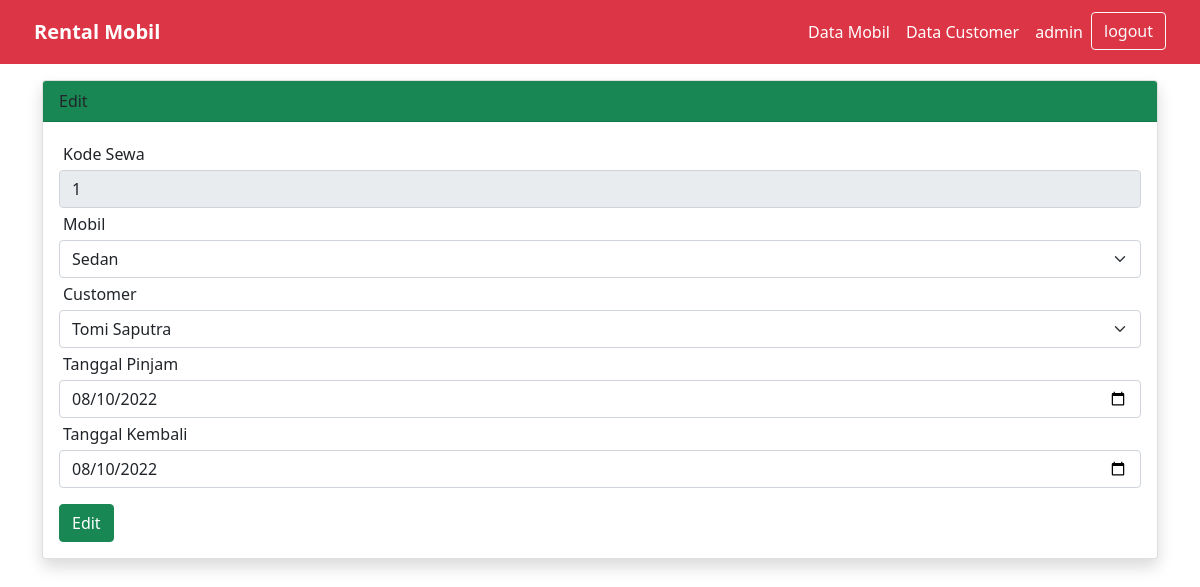
/app_rentalmobil/edit.php?kd_sewa=1 (signed in), run on the app's committed database.
### tables this page shows
CREATE TABLE `sewa` (
  `kd_sewa` int(8) NOT NULL AUTO_INCREMENT,
  `kd_mobil` int(8) NOT NULL,
  `kd_customer` int(8) NOT NULL,
  `tgl_pinjam` date NOT NULL,
  `tgl_kembali` date NOT NULL,
  `total_sewa` int(15) NOT NULL,
  PRIMARY KEY (`kd_sewa`),
  KEY `kd_mobil` (`kd_mobil`),
  KEY `kd_customer` (`kd_customer`),
  CONSTRAINT `sewa_ibfk_1` FOREIGN KEY (`kd_mobil`) REFERENCES `mobil` (`kd_mobil`),
  CONSTRAINT `sewa_ibfk_2` FOREIGN KEY (`kd_customer`) REFERENCES `customer` (`kd_customer`)
);

CREATE TABLE `mobil` (
  `kd_mobil` int(8) NOT NULL AUTO_INCREMENT,
  `jenis_mobil` varchar(35) NOT NULL,
  `warna` varchar(35) NOT NULL,
  `stok` int(8) NOT NULL,
  `tarif_sewa` int(15) NOT NULL,
  PRIMARY KEY (`kd_mobil`)
);

CREATE TABLE `customer` (
  `kd_customer` int(8) NOT NULL AUTO_INCREMENT,
  `nama` varchar(35) NOT NULL,
  `alamat` text NOT NULL,
  `no_hp` varchar(15) NOT NULL,
  PRIMARY KEY (`kd_customer`)
);

### app_rentalmobil/edit.php (the view, shortened to what this page needs)
<?php
include 'conn.php';
include 'header.php';
$kd_sewa = $_GET['kd_sewa'];
$sql_sewa = "select * from sewa where kd_sewa = '$kd_sewa'";
$query_sewa = mysqli_query($conn,$sql_sewa);
$sql_mobil = "select * from mobil";
$query_mobil = mysqli_query($conn,$sql_mobil);
$sql_customer = "select * from customer";
$query_customer = mysqli_query($conn,$sql_customer);
while ($sewa = mysqli_fetch_assoc($query_sewa)) {
?>
<!DOCTYPE html>
<html lang="en">
<head>
</head>
<body>
<div class="container mt-3">
        <div class="card shadow">
            <div class="card-header bg-success">Edit</div>
            <div class="card-body">
            <form action="p_edit.php" method="post">
         <label class="form-label m-1" for="kd_sewa">Kode Sewa</label>
        <input class="form-control" type="number" value=<?=$kd_sewa?> name ="kd_sewa" readonly>
         <label class="form-label m-1" for="kd_mobil">Mobil</label>
            <select class="form-select" name="kd_mobil" id="">
                <?php
                while($mobil = mysqli_fetch_assoc($query_mobil)){
                ?>
                <option value=<?=$mobil['kd_mobil']?>
                <?php
                if($mobil['stok']<=0){echo "disabled ";}
                if($mobil['kd_mobil']==$sewa['kd_mobil']) {echo "selected";}?> ><?=ucwords($mobil['jenis_mobil'])?></option>
                <?php } ?>
            </select>
             <label class="form-label m-1" for="kd_customer">Customer</label>
            <select name="kd_customer" class="form-select">
                <?php
                while($customer = mysqli_fetch_assoc($query_customer)){
                ?>
                <option value=<?=$customer['kd_customer']?>
                <?php
                if($customer['kd_customer']==$sewa['kd_customer']) {echo "selected";}?>><?=ucwords($customer['nama'])?></option>
                <?php } ?>
            </select>
             <label class="form-label m-1" for="tgl_pinjam">Tanggal Pinjam</label>
            <input type="date" name="tgl_pinjam" value=<?=$sewa['tgl_pinjam']?> class="form-control">
             <label class="form-label m-1" for="tgl_kembali">Tanggal Kembali</label>
            <input type="date" name="tgl_kembali" value=<?=$sewa['tgl_kembali']?> class="form-control">
            <input type="submit" value="Edit" class="btn btn-success mt-3">
        </form>
</body>
</html>
<?php } ?>

### data on the page
sewa: kd_mobil "Sedan", kd_customer "Tomi Saputra", tgl_pinjam "08/10/2022", tgl_kembali "08/10/2022"

### other printed values
$_SESSION['username'] "admin"
